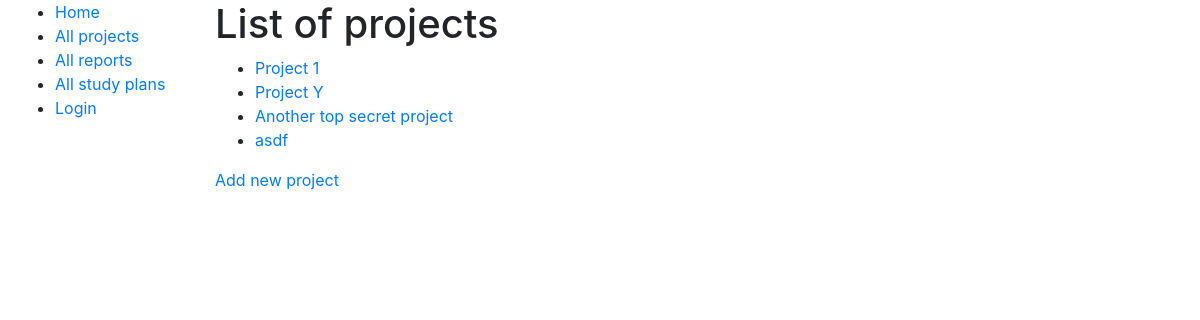
/fileindex/projects/, run on the app's committed database.
### fileindex/models.py (models this page shows, shortened)
class Project(models.Model):
    name = models.CharField(max_length=128)
    leader = models.ForeignKey(User, on_delete=models.CASCADE)
    prefix = models.CharField(max_length=8)
    def get_absolute_url(self):
        return reverse('project-detail', args=[str(self.id)])

### fileindex/views.py (the view)
# urls.py: path('projects/', views.project_list, name='projects'),
def project_list(request):
    page_title = "Project list"
    project = Project.objects.all()
    context = {'page_title': page_title, 'project_list': project}
    return render(request, 'fileindex/project_list.html', context)

### fileindex/templates/fileindex/project_list.html
{% extends "base_generic.html" %}
{% block content %}
	<h1>List of projects</h1>
	{% if project_list %}
		<ul>
			{% for project in project_list %}
			<li>
			<a href="{{ project.get_absolute_url }}">{{ project.name }}</a>
			</li>
			{% endfor %}
		</ul>
		{% else %}
		<p>There are no projects.</p>
	{% endif %}
	<a href="{% url 'project-addnew' %}">Add new project</a>
{% endblock %}

### data on the page
Project: name "Project 1"
Project: name "Project Y"
Project: name "Another top secret project"
Project: name "asdf"
